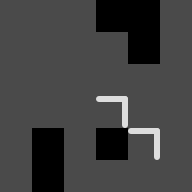

Below is a game level as drawn by its tile map, then a one-line description and the .tmx file that defines it, in full:
An orthogonal 6x6 tile map with 32x32 px tiles, 1 tile layer (grid) and 7 objects (4x goal, 2x enemy, player).

<map version="1.0" orientation="orthogonal" width="6" height="6" tilewidth="32" tileheight="32">
 <tileset firstgid="1" name="walls" tilewidth="32" tileheight="32">
  <image source="../cells.png" trans="ff00ff" width="128" height="384" />
 </tileset>
 <layer name="grid" width="6" height="6">
  <data>
   <tile gid="1" />
   <tile gid="1" />
   <tile gid="1" />
   <tile gid="16" />
   <tile gid="16" />
   <tile gid="1" />
   <tile gid="1" />
   <tile gid="1" />
   <tile gid="1" />
   <tile gid="1" />
   <tile gid="16" />
   <tile gid="1" />
   <tile gid="1" />
   <tile gid="1" />
   <tile gid="1" />
   <tile gid="1" />
   <tile gid="1" />
   <tile gid="1" />
   <tile gid="1" />
   <tile gid="1" />
   <tile gid="1" />
   <tile gid="6" />
   <tile gid="1" />
   <tile gid="1" />
   <tile gid="1" />
   <tile gid="16" />
   <tile gid="1" />
   <tile gid="16" />
   <tile gid="6" />
   <tile gid="1" />
   <tile gid="1" />
   <tile gid="16" />
   <tile gid="1" />
   <tile gid="1" />
   <tile gid="1" />
   <tile gid="1" />
  </data>
 </layer>
 <objectgroup name="portals" width="6" height="6" />
 <objectgroup name="players" width="6" height="6">
  <object type="player" x="174" y="14" />
 </objectgroup>
 <objectgroup name="goals" width="6" height="6">
  <object type="goal" x="15" y="79" />
  <object type="goal" x="51" y="78" />
  <object type="goal" x="16" y="113" />
  <object type="goal" x="49" y="112" />
 </objectgroup>
 <objectgroup name="enemies" width="6" height="6">
  <object type="enemy" x="16" y="175" />
  <object type="enemy" x="15" y="14" />
 </objectgroup>
 <objectgroup name="cells" width="6" height="6" />
</map>
